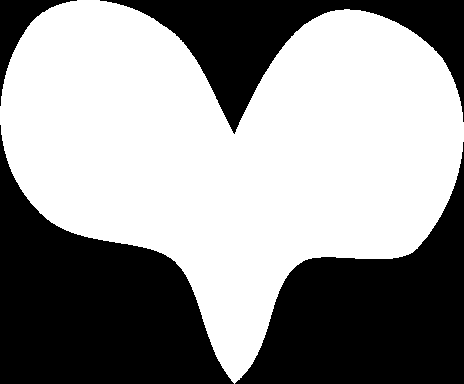
#> input picture lab5/original/Heart-16.gif, 464 x 384 px; its folder holds only this picture in this run
$ jupyter execute --allow-errors lab5.ipynb   (shell and % lines are left out)
#> lines starting #> are read from the running program, lines starting #| are printed output that depends on the picture; after the words box and inside, x2 and y2 are one past the last pixel; in counts of white or black regions, pixels touching at a corner belong together; long printed decimals are rounded
# Lab 5 — Opis kształtu i klasyfikacja
## Cel: zapoznanie ze sposobami opisu kształtu i zastosowanie ich do klasyfikacji

[cell 1]
import numpy as np
import matplotlib.pyplot as plt
from pathlib import Path
from PIL import Image
import cv2
import os
import zipfile
import urllib.request

from skimage import measure, morphology
from skimage.util import img_as_ubyte

from sklearn.model_selection import train_test_split
from sklearn.preprocessing import StandardScaler, LabelEncoder
from sklearn.neighbors import KNeighborsClassifier
from sklearn.tree import DecisionTreeClassifier
from sklearn.linear_model import LogisticRegression
from sklearn.ensemble import RandomForestClassifier
from sklearn.metrics import accuracy_score, precision_score, recall_score, f1_score, confusion_matrix, ConfusionMatrixDisplay, classification_report, accuracy_score, classification_report, confusion_matrix, ConfusionMatrixDisplay

from skimage.feature import graycomatrix, graycoprops
from skimage.util import img_as_ubyte

import warnings
warnings.filterwarnings('ignore')

RNG = 213
np.random.seed(RNG)

plt.rcParams['figure.figsize'] = (12, 6)

## 1. Pobranie zbioru danych benchmarkowych

Używamy zbioru **MPEG-7 CE-Shape-1** — 1400 binarnych obrazów kształtów, 70 klas po 20 obrazów.

[cell 2]
DATA_DIR = Path("original")
DATA_DIR.mkdir(parents=True, exist_ok=True)

[cell 3]
def load_dataset(data_dir):
    images = []
    labels = []

    for f in sorted(data_dir.iterdir()):
        if f.suffix.lower() not in ('.png', '.gif', '.bmp', '.jpg'):
            continue
        name = f.stem
        parts = name.rsplit('-', 1)
        if len(parts) == 2:
            label = parts[0]
        else:
            label = name

        img = cv2.imread(str(f), cv2.IMREAD_GRAYSCALE)
#> img: shape (384, 464); 57.8% white; 4 black regions, box (x1, y1, x2, y2) and area: (0, 125, 234, 384) 31085, (235, 142, 464, 384) 26726, (100, 0, 464, 134) 15350, (0, 0, 77, 106) 1993
        if img is None:
            img = np.array(Image.open(f).convert('L'))
        if img is not None:
            images.append(img)
            labels.append(label)

    return images, labels

images_raw, labels_raw = load_dataset(DATA_DIR)
#> images_raw = 1 item; labels_raw = ['Heart']
unique_labels = sorted(set(labels_raw))
#> unique_labels = ['Heart']
print(f"Wczytano {len(images_raw)} obrazów, {len(unique_labels)} klas")
#| Wczytano 1 obrazów, 1 klas
print(f"Klasy: {unique_labels}")
#| Klasy: ['Heart']

fig, axes = plt.subplots(2, 8, figsize=(16, 4))
for i, ax in enumerate(axes.flat):
    if i < len(images_raw):
        idx = i * (len(images_raw) // 16)
        ax.imshow(images_raw[idx], cmap='gray')
        ax.set_title(labels_raw[idx], fontsize=8)
    ax.axis('off')
#> this loop made 16 passes
#> idx on pass 1: 0
plt.suptitle("Przykładowe obrazy ze zbioru")
plt.tight_layout()
plt.show()

classes = {}
counts = {}
for i, label in enumerate(labels_raw):
    if label not in classes:
        classes[label] = []
        counts[label] = 0
    classes[label].append(images_raw[i])
    counts[label] += 1
#> this loop made 1 pass
#> after the loop, classes = 1 item; counts = {'Heart': 1}

print(sorted(counts.items(), key=lambda x: x[1], reverse=False))
#| [('Heart', 1)]

## 2. Podział na dane treningowe, walidacyjne i testowe

[cell 4]
le = LabelEncoder()
labels_encoded = le.fit_transform(labels_raw)
#> labels_encoded = [0]

#> (the rest of this cell did not finish here and is left out)

## 3. Centrowanie obiektów (środek ciężkości) i kadrowanie

Obliczamy środek ciężkości obiektu binarnego i kadrujemy obraz tak, aby obiekt znajdował się na środku.

[cell 5]
def binarize(img, threshold=128):
    _, binary = cv2.threshold(img, threshold, 255, cv2.THRESH_BINARY)
    if np.mean(binary) > 127:
        binary = 255 - binary
    return binary

def center_and_crop(img, target_size=128, padding=10):
    binary = binarize(img)

    M = cv2.moments(binary)
    if M["m00"] == 0:
        return cv2.resize(img, (target_size, target_size))

    cx = int(M["m10"] / M["m00"])
    cy = int(M["m01"] / M["m00"])

    h, w = img.shape
    half = target_size // 2

    canvas = np.zeros((target_size * 3, target_size * 3), dtype=np.uint8)
    offset_y = target_size * 3 // 2 - cy
    offset_x = target_size * 3 // 2 - cx

    y1 = max(0, offset_y)
    y2 = min(canvas.shape[0], offset_y + h)
    x1 = max(0, offset_x)
    x2 = min(canvas.shape[1], offset_x + w)

    src_y1 = max(0, -offset_y)
    src_y2 = src_y1 + (y2 - y1)
    src_x1 = max(0, -offset_x)
    src_x2 = src_x1 + (x2 - x1)

    canvas[y1:y2, x1:x2] = img[src_y1:src_y2, src_x1:src_x2]

    center = target_size * 3 // 2
    cropped = canvas[center - half:center + half, center - half:center + half]

    return cropped

images_centered = [center_and_crop(img, target_size=128) for img in images_raw]
#> in center_and_crop, `M = cv2.moments(binary)`: M = moments, m00 19164270, centre m10/m00, m01/m00 = (229.6, 246.9)
#> in center_and_crop, `cx = int(M["m10"] / M["m00"])`: cx = 229
#> in center_and_crop, `cy = int(M["m01"] / M["m00"])`: cy = 246
#> in center_and_crop, `offset_y = target_size * 3 // 2 - cy`: offset_y = -54
#> in center_and_crop, `offset_x = target_size * 3 // 2 - cx`: offset_x = -37
#> in center_and_crop, `y1 = max(0, offset_y)`: y1 = 0
#> in center_and_crop, `y2 = min(canvas.shape[0], offset_y + h)`: y2 = 330
#> in center_and_crop, `x1 = max(0, offset_x)`: x1 = 0
#> in center_and_crop, `x2 = min(canvas.shape[1], offset_x + w)`: x2 = 384
#> in center_and_crop, `src_y1 = max(0, -offset_y)`: src_y1 = 54
#> in center_and_crop, `src_y2 = src_y1 + (y2 - y1)`: src_y2 = 384
#> in center_and_crop, `src_x1 = max(0, -offset_x)`: src_x1 = 37
#> in center_and_crop, `src_x2 = src_x1 + (x2 - x1)`: src_x2 = 421
#> in center_and_crop, `canvas[y1:y2, x1:x2] = img[src_y1:src_y2, src_x1:src_x2]`:
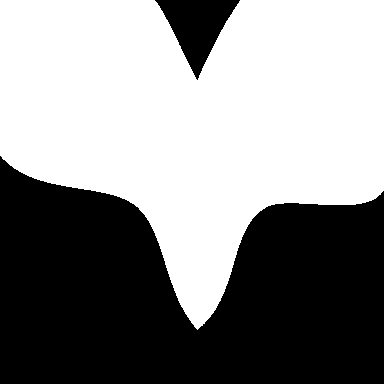
#> canvas: shape (384, 384); 54.8% white; 2 black regions, box (x1, y1, x2, y2) and area: (0, 156, 384, 384) 63446, (155, 0, 240, 80) 3215
#> in center_and_crop, `cropped = canvas[center - half:center + half, center - half:center + h..`:
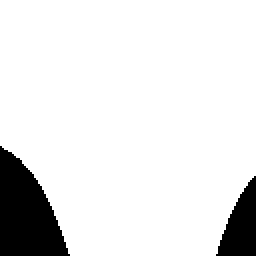
#> cropped: shape (128, 128) (shown 2 times larger); 89.5% white; 2 black regions, box (x1, y1, x2, y2) and area: (0, 73, 35, 128) 1231, (108, 88, 128, 128) 484
#> images_centered = 1 item

fig, axes = plt.subplots(2, 6, figsize=(14, 5))
for i in range(6):
    idx = i * (len(images_raw) // 6)
    axes[0, i].imshow(images_raw[idx], cmap='gray')
    axes[0, i].set_title(f"Oryginał\n{labels_raw[idx]}", fontsize=8)
    axes[0, i].axis('off')
    axes[1, i].imshow(images_centered[idx], cmap='gray')
    axes[1, i].set_title("Wycentrowany", fontsize=8)
    axes[1, i].axis('off')
plt.suptitle("Centrowanie obiektów wg środka ciężkości")
plt.tight_layout()
plt.show()

## 4. Normalizacja rozmiarów obrazów

Wszystkie obrazy skalujemy do jednolitego rozmiaru 128×128 px (już wykonane w kroku 3).

[cell 6]
TARGET_SIZE = 128
images_normalized = []

for img in images_centered:
    if img.shape != (TARGET_SIZE, TARGET_SIZE):
        img = cv2.resize(img, (TARGET_SIZE, TARGET_SIZE), interpolation=cv2.INTER_AREA)
    images_normalized.append(img)
#> this loop made 1 pass
#> after the loop, images_normalized = 1 item

print(f"Znormalizowano {len(images_normalized)} obrazów do rozmiaru {TARGET_SIZE}×{TARGET_SIZE}")
#| Znormalizowano 1 obrazów do rozmiaru 128×128
print(f"Kształt przykładowego obrazu: {images_normalized[0].shape}")
#| Kształt przykładowego obrazu: (128, 128)

## 5. Proste cechy opisu kształtu

- **Pole powierzchni** (area) — liczba pikseli obiektu
- **Obwód** (perimeter) — długość konturu
- **Średnica równoważna** (equivalent diameter)
- **Bounding box** — rozmiar prostokąta otaczającego (szerokość, wysokość)

[cell 7]
def compute_simple_features(img):
    binary = binarize(img)
    contours, _ = cv2.findContours(binary, cv2.RETR_EXTERNAL, cv2.CHAIN_APPROX_SIMPLE)

    if not contours:
        return np.zeros(5)

    cnt = max(contours, key=cv2.contourArea)

    area = cv2.contourArea(cnt)
    perimeter = cv2.arcLength(cnt, True)
    eq_diameter = np.sqrt(4 * area / np.pi) if area > 0 else 0
    x, y, w, h = cv2.boundingRect(cnt)

    return np.array([area, perimeter, eq_diameter, w, h])

SIMPLE_FEATURE_NAMES = ['area', 'perimeter', 'eq_diameter', 'bbox_w', 'bbox_h']

simple_features = np.array([compute_simple_features(img) for img in images_normalized])
#> in compute_simple_features, `contours, _ = cv2.findContours(binary, cv2.RETR_EXTERNAL, cv2.CHAIN_AP..`: contours = 2 contours; box (x1, y1, x2, y2) and area: (0, 73, 35, 128) 1158, (108, 88, 128, 128) 434
#> in compute_simple_features, `cnt = max(contours, key=cv2.contourArea)`: cnt = contour of 43 points, box (x1, y1, x2, y2) (0, 73, 35, 128), area 1158
#> in compute_simple_features, `area = cv2.contourArea(cnt)`: area = 1157.5
#> in compute_simple_features, `perimeter = cv2.arcLength(cnt, True)`: perimeter = 157.8
#> in compute_simple_features, `eq_diameter = np.sqrt(4 * area / np.pi) if area > 0 else 0`: eq_diameter = 38.39
#> in compute_simple_features, `x, y, w, h = cv2.boundingRect(cnt)`: x = 0; y = 73; w = 35; h = 55
#> simple_features = [[1157.5, 157.8, 38.39, 35, 55]]
print(f"Proste cechy — kształt macierzy: {simple_features.shape}")
#| Proste cechy — kształt macierzy: (1, 5)
print(f"Nazwy cech: {SIMPLE_FEATURE_NAMES}")
print(f"Przykład (pierwszy obraz): {simple_features[0]}")
#| Przykład (pierwszy obraz): [1157.5         157.841   38.390   35.           55.        ]

## 6. Złożone cechy opisu kształtu

- **Compactness** (zwartość) — 4π·area / perimeter²
- **Asymetria** (eccentricity) — stosunek osi elipsy dopasowanej
- **Kwadratura** (extent) — area / (bbox_w × bbox_h)
- **Najdłuższy / najkrótszy / średni promień** od centroidu do konturu

[cell 8]
def compute_complex_features(img):
    binary = binarize(img)
    contours, _ = cv2.findContours(binary, cv2.RETR_EXTERNAL, cv2.CHAIN_APPROX_SIMPLE)

    if not contours:
        return np.zeros(6)

    cnt = max(contours, key=cv2.contourArea)
    area = cv2.contourArea(cnt)
    perimeter = cv2.arcLength(cnt, True)

    # Compactness
    compactness = (4 * np.pi * area) / (perimeter ** 2) if perimeter > 0 else 0

    # Eccentricity (asymetria) — z dopasowanej elipsy
    if len(cnt) >= 5:
        ellipse = cv2.fitEllipse(cnt)
        (_, (ma, MA), _) = ellipse
        eccentricity = ma / MA if MA > 0 else 0
    else:
        eccentricity = 0

    # Extent (kwadratura)
    x, y, w, h = cv2.boundingRect(cnt)
    extent = area / (w * h) if w * h > 0 else 0

    # Promienie od centroidu
    M = cv2.moments(binary)
    if M["m00"] > 0:
        cx = M["m10"] / M["m00"]
        cy = M["m01"] / M["m00"]
    else:
        cx, cy = img.shape[1] / 2, img.shape[0] / 2

    pts = cnt.reshape(-1, 2).astype(float)
    radii = np.sqrt((pts[:, 0] - cx)**2 + (pts[:, 1] - cy)**2)
    max_radius = radii.max() if len(radii) > 0 else 0
    min_radius = radii.min() if len(radii) > 0 else 0
    mean_radius = radii.mean() if len(radii) > 0 else 0

    return np.array([compactness, eccentricity, extent, max_radius, min_radius, mean_radius])

COMPLEX_FEATURE_NAMES = ['compactness', 'eccentricity', 'extent', 'max_radius', 'min_radius', 'mean_radius']

complex_features = np.array([compute_complex_features(img) for img in images_normalized])
#> in compute_complex_features, `area = cv2.contourArea(cnt)`: area = 1157.5
#> in compute_complex_features, `perimeter = cv2.arcLength(cnt, True)`: perimeter = 157.8
#> in compute_complex_features, `compactness = (4 * np.pi * area) / (perimeter ** 2) if perimeter > 0 e..`: compactness = 0.584
#> in compute_complex_features, `ellipse = cv2.fitEllipse(cnt)`: ellipse = ((14.19, 119.2), (32.05, 95.59), 159.5)
#> in compute_complex_features, `(_, (ma, MA), _) = ellipse`: ma = 32.05; MA = 95.59
#> in compute_complex_features, `eccentricity = ma / MA if MA > 0 else 0`: eccentricity = 0.335
#> in compute_complex_features, `x, y, w, h = cv2.boundingRect(cnt)`: x = 0; y = 73; w = 35; h = 55
#> in compute_complex_features, `extent = area / (w * h) if w * h > 0 else 0`: extent = 0.601
#> in compute_complex_features, `M = cv2.moments(binary)`: M = moments, m00 437325, centre m10/m00, m01/m00 = (42.96, 108.1)
#> in compute_complex_features, `cx = M["m10"] / M["m00"]`: cx = 42.96
#> in compute_complex_features, `cy = M["m01"] / M["m00"]`: cy = 108.1
#> in compute_complex_features, `pts = cnt.reshape(-1, 2).astype(float)`: pts = 43 pairs, first value 0 to 34, second value 73 to 127
#> in compute_complex_features, `radii = np.sqrt((pts[:, 0] - cx)**2 + (pts[:, 1] - cy)**2)`: radii = 43 values, max 55.48 at index 0, min 14.69 at index 10, mean 27.21
#> in compute_complex_features, `max_radius = radii.max() if len(radii) > 0 else 0`: max_radius = 55.48
#> in compute_complex_features, `min_radius = radii.min() if len(radii) > 0 else 0`: min_radius = 14.69
#> in compute_complex_features, `mean_radius = radii.mean() if len(radii) > 0 else 0`: mean_radius = 27.21
#> complex_features = [[0.584, 0.335, 0.601, 55.48, 14.69, 27.21]]
print(f"Złożone cechy — kształt macierzy: {complex_features.shape}")
#| Złożone cechy — kształt macierzy: (1, 6)
print(f"Nazwy cech: {COMPLEX_FEATURE_NAMES}")
print(f"Przykład (pierwszy obraz): {complex_features[0]}")
#| Przykład (pierwszy obraz): [ 0.5838  0.3353  0.6013  55.476 14.686 27.215]

## 7–9. Klasyfikacja z prostymi i złożonymi cechami

Łączymy proste i złożone cechy (11 cech), normalizujemy i klasyfikujemy za pomocą kNN, drzewa decyzyjnego, Random Forest i regresji logistycznej.

[cell 9]
all_simple_complex = np.hstack([simple_features, complex_features])
ALL_FEATURE_NAMES = SIMPLE_FEATURE_NAMES + COMPLEX_FEATURE_NAMES

#> (the rest of this cell did not finish here and is left out)

#> (a cell that did not finish here is left out)

[cell 11]
fig, axes = plt.subplots(2, 2, figsize=(16, 14))
#> (the rest of this cell did not finish here and is left out)

#> (a cell that did not finish here is left out)

## 10. Zaawansowane deskryptory - Deskryptor Fouriera + Momenty Zernike'a

### Deskryptor Fouriera (Fourier Descriptor)
Kontur obiektu traktujemy jako sygnał zespolony z(t) = x(t) + j·y(t). Transformata Fouriera tego sygnału daje współczynniki opisujące kształt niezależnie od translacji, skali i rotacji (po odpowiedniej normalizacji).

### Momenty Zernike'a
Momenty Zernike'a to projekcje obrazu na bazę wielomianów ortogonalnych Zernike'a na dysku jednostkowym. Są z natury niezmiennicze względem rotacji (moduły momentów) i dobrze opisują złożone kształty.

[cell 13]
import random

def fourier_descriptor(img, n_coeffs=32):
    binary = binarize(img)
    contours, _ = cv2.findContours(binary, cv2.RETR_EXTERNAL, cv2.CHAIN_APPROX_NONE)

    if not contours:
        return np.zeros(n_coeffs)

    cnt = max(contours, key=cv2.contourArea)
    pts = cnt.reshape(-1, 2).astype(np.float64)

    z = pts[:, 0] + 1j * pts[:, 1]

    coeffs = np.fft.fft(z)

    coeffs = coeffs[1:]
    if np.abs(coeffs[0]) > 0:
        coeffs = coeffs / np.abs(coeffs[0])

    fd = np.abs(coeffs[:n_coeffs])

    if len(fd) < n_coeffs:
        fd = np.pad(fd, (0, n_coeffs - len(fd)))

    return fd

random_idx = random.choice(list(range(len(images_normalized))))
#> random_idx = 0
fd_example = fourier_descriptor(images_normalized[random_idx])
#> in fourier_descriptor, `cnt = max(contours, key=cv2.contourArea)`: cnt = contour of 145 points, box (x1, y1, x2, y2) (0, 73, 35, 128), area 1158
#> in fourier_descriptor, `pts = cnt.reshape(-1, 2).astype(np.float64)`: pts = 145 pairs, first value 0 to 34, second value 73 to 127
#> in fourier_descriptor, `fd = np.abs(coeffs[:n_coeffs])`: fd = 32 values, max 1 at index 0, min 0.00137 at index 17, mean 0.0674
#> fd_example has the same summary as fd in fourier_descriptor
plt.figure(figsize=(10, 3))
plt.imshow(images_normalized[random_idx], cmap='gray')
plt.show()
print(f"Deskryptor Fouriera - {len(fd_example)} współczynników")
#| Deskryptor Fouriera - 32 współczynników

plt.figure(figsize=(10, 3))
plt.bar(range(len(fd_example)), fd_example)
plt.xlabel("Numer współczynnika")
plt.ylabel("|F(k)|")
plt.title("Deskryptor Fouriera - przykładowy obraz")
plt.show()

[cell 14]
import math


def zernike_radial(n, m, rho):
    R = np.zeros_like(rho)
    m_abs = abs(m)
    for s in range((n - m_abs) // 2 + 1):
        num = ((-1) ** s) * math.factorial(n - s)
        den = (math.factorial(s) *
               math.factorial((n + m_abs) // 2 - s) *
               math.factorial((n - m_abs) // 2 - s))
        R += (num / den) * rho ** (n - 2 * s)
    return R

def zernike_moments(img, max_order=12):
    binary = binarize(img).astype(np.float64) / 255.0

    h, w = binary.shape
    y, x = np.mgrid[0:h, 0:w]

    cx, cy = w / 2, h / 2
    radius = max(cx, cy)
    x_norm = (x - cx) / radius
    y_norm = (y - cy) / radius

    rho = np.sqrt(x_norm**2 + y_norm**2)
    theta = np.arctan2(y_norm, x_norm)

    mask = rho <= 1.0

    moments = []
    for n in range(max_order + 1):
        for m in range(-n, n + 1, 2):
            if (n - abs(m)) % 2 != 0:
                continue
            R = zernike_radial(n, m, rho)
            V = R * np.exp(-1j * m * theta)
            Z = ((n + 1) / np.pi) * np.sum(binary[mask] * np.conj(V[mask]))
            moments.append(np.abs(Z))

    return np.array(moments)

zm_example = zernike_moments(images_normalized[0], max_order=12)
#> in zernike_moments, `theta = np.arctan2(y_norm, x_norm)`:
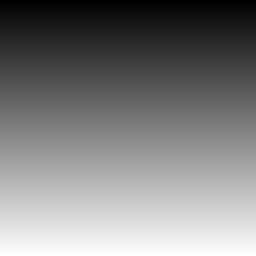
#> y_norm: shape (128, 128) float64 (shown 2 times larger); min -1, max 0.984, mean -0.00781; drawn with min black and max white
#> after the loop in zernike_moments, `for n in range(max_order + 1):`: moments = 91 values, max 352.3 at index 6, min 7.19 at index 82, mean 126
#> zm_example has the same summary as moments in zernike_moments
print(f"Momenty Zernike'a — {len(zm_example)} momentów (do rzędu 12)")
#| Momenty Zernike'a — 91 momentów (do rzędu 12)

plt.figure(figsize=(10, 3))
plt.bar(range(len(zm_example)), zm_example)
plt.xlabel("Numer momentu")
plt.ylabel("|Z_nm|")
plt.title("Momenty Zernike'a - przykładowy obraz")
plt.show()
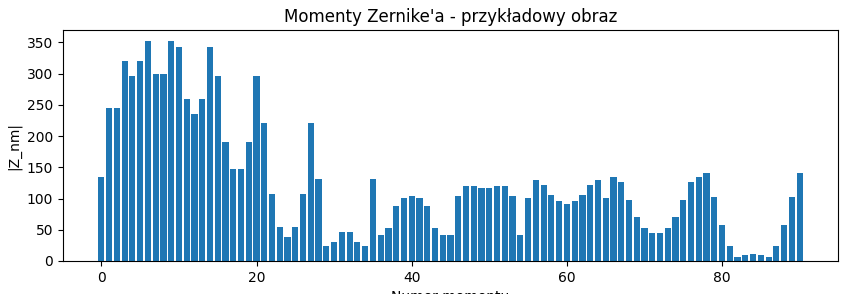
#> figure drawn by matplotlib, 1 panel

[cell 15]
print("Obliczanie deskryptorów Fouriera...")
fourier_features = np.array([fourier_descriptor(img) for img in images_normalized])
print(f"  Kształt: {fourier_features.shape}")
#|   Kształt: (1, 32)

print("Obliczanie momentów Zernike'a...")
zernike_features = np.array([zernike_moments(img) for img in images_normalized])
#> call 2 of zernike_moments, with max_order = 12
#> in zernike_moments (call 2), `y, x = np.mgrid[0:h, 0:w]`:
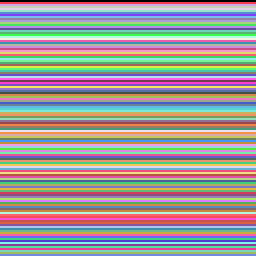
#> y: shape (128, 128) int64 (shown 2 times larger); 128 distinct labels, from 0 to 127; one colour per label, 0 black
#> in zernike_moments (call 2), `y, x = np.mgrid[0:h, 0:w]`:
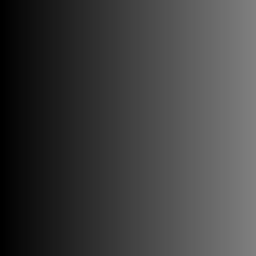
#> x: shape (128, 128) int64 (shown 2 times larger); min 0, max 127, mean 63.5
#> in zernike_moments (call 2), `x_norm = (x - cx) / radius`:
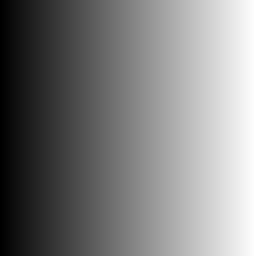
#> x_norm: shape (128, 128) float64 (shown 2 times larger); min -1, max 0.984, mean -0.00781; drawn with min black and max white
#> in zernike_moments (call 2), `rho = np.sqrt(x_norm**2 + y_norm**2)`:
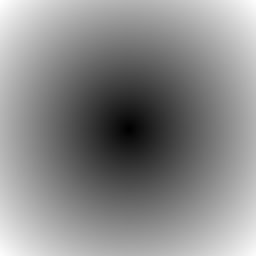
#> rho: shape (128, 128) float64 (shown 2 times larger); min 0, max 1.41, mean 0.765; drawn with min black and max white
#> in zernike_moments (call 2), `theta = np.arctan2(y_norm, x_norm)`:
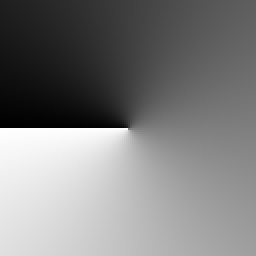
#> theta: shape (128, 128) float64 (shown 2 times larger); min -3.13, max 3.14, mean -4.79e-05; drawn with min black and max white
#> in zernike_moments (call 2), `mask = rho <= 1.0`:
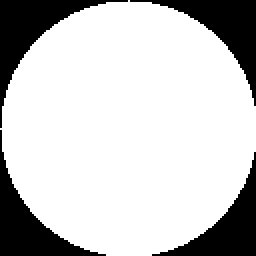
#> mask: shape (128, 128) bool (shown 2 times larger); 78.4% white; 4 black regions, box (x1, y1, x2, y2) and area: (0, 0, 64, 64) 947, (65, 0, 128, 53) 883, (0, 65, 53, 128) 883, (76, 76, 128, 128) 820
print(f"  Kształt: {zernike_features.shape}")
#|   Kształt: (1, 91)

## 12-13. Klasyfikacja z zaawansowanymi deskryptorami i porównanie wyników

Porównujemy:
1. Tylko deskryptor Fouriera
2. Tylko momenty Zernike'a
3. Proste cechy + deskryptor Fouriera
4. Proste cechy + momenty Zernike'a
5. Wszystkie cechy razem

[cell 16]
feature_sets = {
    'Proste + złożone cechy': all_simple_complex,
    'Fourier Descriptor': fourier_features,
    'Zernike Moments': zernike_features,
    'Proste + Fourier': np.hstack([all_simple_complex, fourier_features]),
    'Proste + Zernike': np.hstack([all_simple_complex, zernike_features]),
    'Wszystkie cechy': np.hstack([all_simple_complex, fourier_features, zernike_features]),
}

clf_configs = {
    'kNN (k=5)': lambda: KNeighborsClassifier(n_neighbors=5),
    'Random Forest': lambda: RandomForestClassifier(n_estimators=200, random_state=RNG),
    'Logistic Regression': lambda: LogisticRegression(max_iter=2000, random_state=RNG),
}

results_all = {}

#> (the rest of this cell did not finish here and is left out)

[cell 17]
names = list(results_all.keys())
test_accs = [results_all[n]['test'] for n in names]
val_accs = [results_all[n]['val'] for n in names]

fig, ax = plt.subplots(figsize=(12, 5))
x = np.arange(len(names))
#> x = empty array
width = 0.35

bars1 = ax.bar(x - width/2, val_accs, width, label='Val accuracy', color='steelblue')
#> bars1 = ()
bars2 = ax.bar(x + width/2, test_accs, width, label='Test accuracy', color='coral')
#> bars2 = ()

ax.set_ylabel('Accuracy')
ax.set_title('Porównanie zestawów cech — najlepszy klasyfikator na walidacji')
ax.set_xticks(x)
ax.set_xticklabels(names, rotation=30, ha='right', fontsize=9)
ax.legend()
ax.set_ylim(0, 1)

for bar in bars1 + bars2:
    h = bar.get_height()
    ax.annotate(f'{h:.3f}', xy=(bar.get_x() + bar.get_width()/2, h),
                xytext=(0, 3), textcoords="offset points", ha='center', va='bottom', fontsize=7)
#> this loop made 0 passes

plt.tight_layout()
plt.show()
